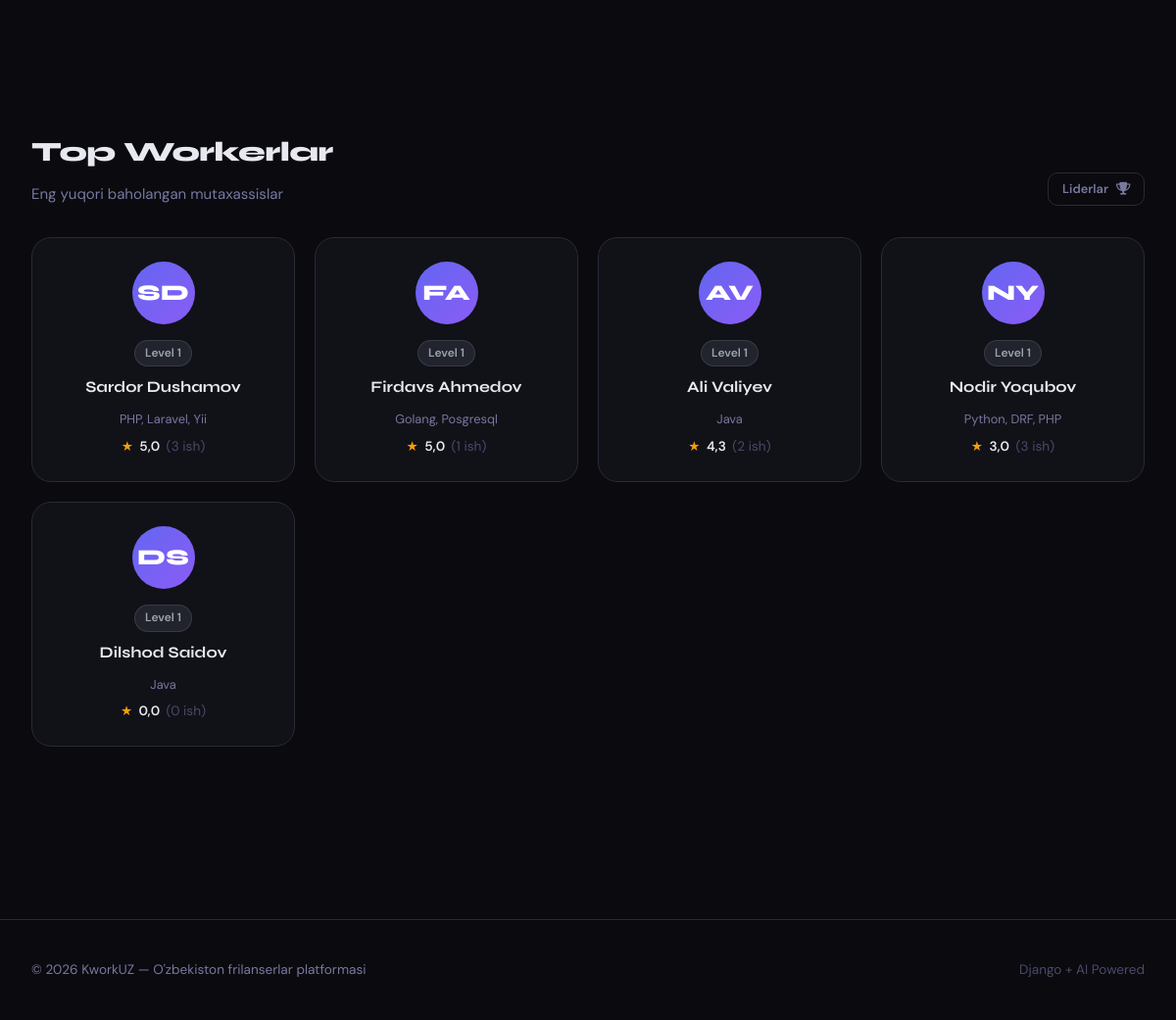
The page /marketplace/ (signed in, lower part) on the database as committed earlier.
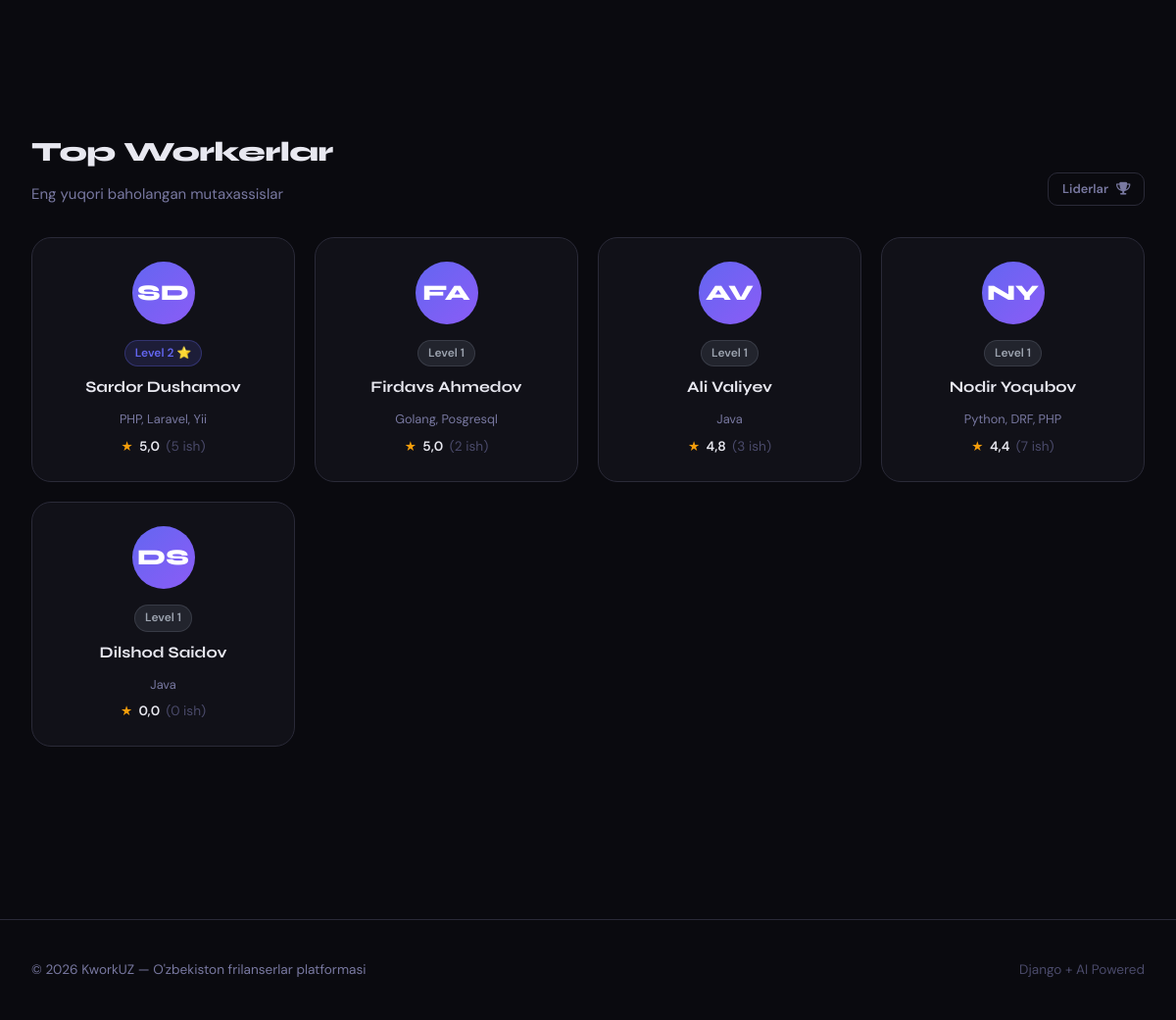
The same page on the database as committed later.
### marketplace/models.py (models this page shows, shortened)
class Profile(models.Model):
    ROLE_CHOICES = [
        ('client', 'Kompaniya'),
        ('freelancer', 'Worker'),
    ]
    LEVEL_CHOICES = [
        (1, 'Level 1'),
        (2, 'Level 2'),
        (3, 'Level 3'),
    ]
    user = models.OneToOneField(User, on_delete=models.CASCADE, related_name='profile')
    role = models.CharField(max_length=20, choices=ROLE_CHOICES, default='freelancer')
    bio = models.TextField(blank=True)
    skills = models.TextField(blank=True)
    avatar = models.ImageField(upload_to='avatars/', blank=True, null=True)
    level = models.IntegerField(choices=LEVEL_CHOICES, default=1)
    rating = models.FloatField(default=0.0)
    completed_jobs_count = models.IntegerField(default=0)
    hourly_rate = models.DecimalField(max_digits=10, decimal_places=2, null=True, blank=True)
    portfolio_url = models.URLField(blank=True)
    location = models.CharField(max_length=100, blank=True)
    created_at = models.DateTimeField(auto_now_add=True)
    class Meta:
        verbose_name = 'Profil'
        verbose_name_plural = 'Profillar'

### marketplace/views.py (the view)
# urls.py: path('', views.home_view, name='home'),
def home_view(request):
    recent_vacancies = Vacancy.objects.filter(status='OPEN').order_by('-created_at')[:6]
    top_workers = Profile.objects.filter(role='freelancer').order_by('-rating', '-completed_jobs_count')[:8]
    return render(request, 'marketplace/home.html', {'recent_vacancies': recent_vacancies, 'top_workers': top_workers})

### templates/marketplace/home.html (shortened to what this page needs)
{% extends "base/base.html" %}
{% block content %}
<section class="page-content">
  <div class="container">
    <div class="grid-3">
      {% for vacancy in recent_vacancies %}
      <a href="{% url 'marketplace:vacancy_detail' vacancy.pk %}" class="vac-card">
        <div style="display:flex;justify-content:space-between;
          align-items:start;margin-bottom:.75rem;">
          <span class="tag">{{ vacancy.get_category_display }}</span>
          <span class="status-badge status-{{ vacancy.status }}">
            {{ vacancy.get_status_display }}
          </span>
        </div>
        <div class="vac-title">{{ vacancy.title }}</div>
        <div class="vac-desc">{{ vacancy.description|truncatechars:100 }}</div>
        <div style="display:flex;gap:1rem;align-items:center;flex-wrap:wrap;">
          <span style="font-family:var(--font-display);font-weight:700;
            color:var(--green);font-size:1.05rem;">
            ${{ vacancy.budget_min }}–${{ vacancy.budget_max }}
          </span>
          {% if vacancy.deadline_days %}
          <span style="color:var(--text-muted);font-size:.8rem;">
            <i class="fas fa-clock"></i> {{ vacancy.deadline_days }} kun
          </span>
          {% endif %}
          <span style="color:var(--accent3);font-size:.8rem;">
            <i class="fas fa-users"></i> {{ vacancy.required_workers }} worker
          </span>
          <span style="color:var(--text-dim);font-size:.8rem;margin-left:auto;">
            {{ vacancy.created_at|timesince }} oldin
          </span>
        </div>
      </a>
      {% empty %}
      <div style="grid-column:1/-1;text-align:center;padding:3rem;color:var(--text-muted);">
      </div>
      {% endfor %}
    </div>
  </div>
</section>
<section style="padding:3rem 0 5rem;">
  <div class="container">
    <div style="display:flex;align-items:flex-end;justify-content:space-between;margin-bottom:2rem;">
      <div>
        <h2 class="section-title">Top Workerlar</h2>
        <p style="color:var(--text-muted);">Eng yuqori baholangan mutaxassislar</p>
      </div>
      <a href="{% url 'reputation:leaderboard' %}" class="btn btn-ghost btn-sm">
        Liderlar <i class="fas fa-trophy"></i>
      </a>
    </div>
    <div class="grid-4">
      {% for profile in top_workers %}
      <a href="{% url 'marketplace:profile' profile.user.username %}" class="fl-card">
        <div class="fl-av">
          {% if profile.avatar %}
            <img src="{{ profile.avatar.url }}" alt="">
          {% else %}
            {{ profile.user.first_name|first|upper }}{{ profile.user.last_name|first|upper }}
          {% endif %}
        </div>
        <span class="level-badge level-{{ profile.level }}" style="margin-bottom:.5rem;">
          Level {{ profile.level }}
          {% if profile.level == 3 %}👑{% elif profile.level == 2 %}⭐{% endif %}
        </span>
        <div style="font-family:var(--font-display);font-weight:700;font-size:1rem;margin-bottom:.25rem;">
          {{ profile.user.get_full_name|default:profile.user.username }}
        </div>
        <div style="color:var(--text-muted);font-size:.8rem;margin:.4rem 0;">
          {{ profile.skills|truncatechars:40 }}
        </div>
        <div style="display:flex;align-items:center;gap:.4rem;font-size:.85rem;">
          <span style="color:var(--gold);">★</span>
          <span style="font-weight:600;">{{ profile.rating }}</span>
          <span style="color:var(--text-dim);">
            ({{ profile.completed_jobs_count }} ish)
          </span>
        </div>
      </a>
      {% empty %}
      <div style="grid-column:1/-1;text-align:center;padding:2rem;color:var(--text-muted);">
        Hali worker yo'q
      </div>
      {% endfor %}
    </div>
  </div>
</section>
{% endblock %}

Rows that differ between the two databases and show on the page:
changed Profile "PHP, Laravel, Yii": level "1" → "2"; completed_jobs_count "3" → "5"; now shows "⭐"
changed Profile "Golang, Posgresql": completed_jobs_count "1" → "2"
changed Profile "Ali Valiyev": rating "4,3" → "4,8"; completed_jobs_count "2" → "3"
changed Profile "Python, DRF, PHP": rating "3,0" → "4,4"; completed_jobs_count "3" → "7"
